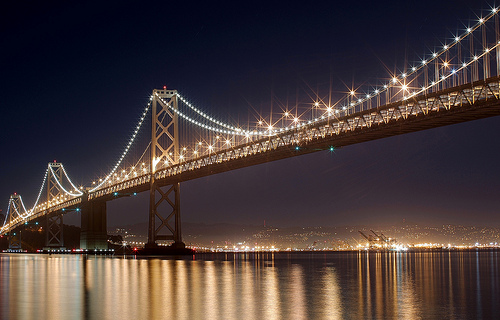
#> input picture baybridge.jpg, 500 x 320 px
$ python ImageComparison.py   (Python 2 division)   (older library calls are emulated)
#> lines starting #> are read from the running program, lines starting #| are printed output that depends on the picture
import os,sys
from PIL import Image
jpgfile = Image.open("baybridge.jpg")
#> jpgfile is the input picture: PIL image 500x320 RGB; mean R, G, B 70.9, 57.6, 57.1

print jpgfile.bits, jpgfile.size, jpgfile.format
#| 8 (500, 320) JPEG

image = jpgfile
image = image.resize((8, 8), Image.ANTIALIAS)  # Reduce it's size.
image = image.convert("L")  # Convert it to grayscale.
pixels = list(image.getdata())
#> pixels = 64 values, max 166 at index 58, min 3 at index 0, mean 61.78
avg = sum(pixels) / len(pixels)
#> avg = 61
bits = "".join(map(lambda pixel: '1' if pixel > avg else '0', pixels))  # '00010100...'
hexadecimal = int(bits, 2).__format__('016x').upper()
#> hexadecimal = '00010E3CE08FFFFE'

print hexadecimal
#| 00010E3CE08FFFFE

# Function definition is here
def printme( str ):
   "This prints a passed string into this function"
   print str
   return;

# Now you can call printme function
printme("I'm first call to user defined function!")
printme("Again second call to the same function")

def getimagehash(image):
   image = image.resize((8, 8), Image.ANTIALIAS)  # Reduce it's size.
   image = image.convert("L")  # Convert it to grayscale.
   pixels = list(image.getdata())
   avg = sum(pixels) / len(pixels)
   bits = "".join(map(lambda pixel: '1' if pixel > avg else '0', pixels))  # '00010100...'
   hexadecimal = int(bits, 2).__format__('016x').upper()

   print hexadecimal

   hexdec = int(bits, 2)
   print hexdec
   return hexdec

image0 = Image.open("baybridge.jpg")
image1 = Image.open("baybridge1.jpg")
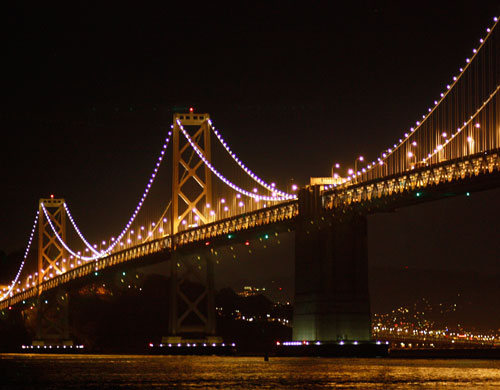
#> input picture baybridge1.jpg, 500 x 390 px
#> image1 is the input picture: PIL image 500x390 RGB; mean R, G, B 43.2, 25.7, 14.6
image2 = Image.open("baybridge2.jpg")
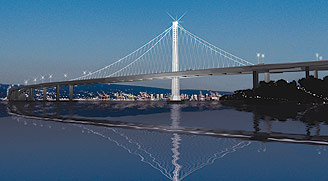
#> input picture baybridge2.jpg, 328 x 181 px
#> image2 is the input picture: PIL image 328x181 RGB; mean R, G, B 70.6, 98.3, 123.8
hex0 = getimagehash(image0)
#| 00010E3CE08FFFFE
#> in getimagehash, `hexdec = int(bits, 2)`: hexdec = 297129605070846
#| 297129605070846
#> hex0 = 297129605070846
hex1 = getimagehash(image1)
#| 0000133FFCE0823F
#| 21165546439231
#> hex1 = 21165546439231
hex2 = getimagehash(image2)
#| FFFFFFFC00000000
#| 18446744056529682432
#> hex2 = 18446744056529682432

print (hex0 - hex1)
#| 275964058631615
print (hex0 - hex2)
#| -18446446926924611586

# print "Hello World"
